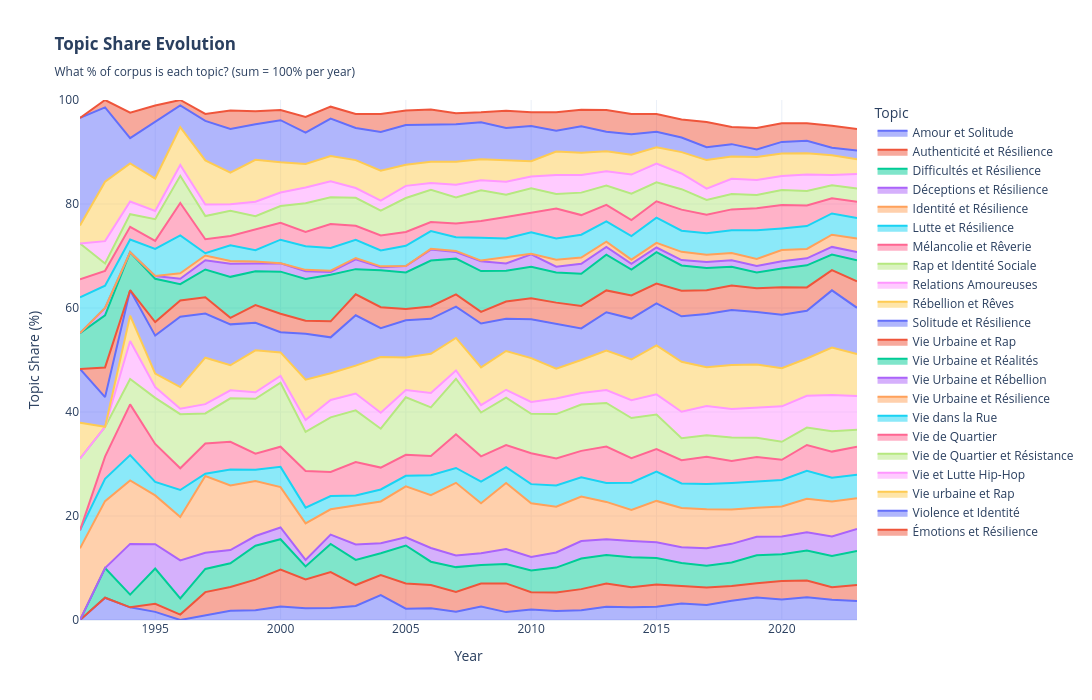

Notebook code for this chart:
### Code cell
# ============ VIZ 9: STACKED AREA - TOPIC SHARE % ============
# Get raw counts per (year, topic)
topic_year = temporal_df.groupby(['Year', 'Label'])['Count'].sum().reset_index()

# Pivot: rows = years, columns = topics
pivot = topic_year.pivot_table(
    index='Year',
    columns='Label',
    values='Count',
    fill_value=0
)

# Normalize: each row = 100%
share = pivot.div(pivot.sum(axis=1), axis=0) * 100

# Plot
fig9 = px.area(
    share.reset_index(),
    x='Year',
    y=share.columns[1:],  # All topics (skip Year)
    title="<b>Topic Share Evolution</b><br><sub>What % of corpus is each topic? (sum = 100% per year)</sub>",
    labels={'Year': 'Year', 'value': 'Share (%)', 'variable': 'Topic'},
)

fig9.update_layout(
    yaxis=dict(
        title="Topic Share (%)",
        tickformat=".0f",
        range=[0, 100]
    ),
    xaxis_title="Year",
    hovermode='x unified',
    height=700,
    width=1400,
    template="plotly_white",
    legend=dict(
        orientation="v",
        yanchor="top",
        y=1,
        xanchor="left",
        x=1.02
    )
)

fig9.write_html("songs_viz_09_stacked_area_share.html")
print("✓ Saved: viz_09_stacked_area_share.html")
fig9

### Figure 1 — Plotly figure (JSON) as saved in the notebook; plotly's stock layout.template omitted (floating-point values rounded to 4 significant figures)
{"data": [{"fillpattern": {"shape": ""}, "hovertemplate": "Topic=Amour et Solitude<br>Year=%{x}<br>Share (%)=%{y}<extra></extra>", "legendgroup": "Amour et Solitude", "line": {"color": "#636efa"}, "marker": {"symbol": "circle"}, "mode": "lines", "name": "Amour et Solitude", "orientation": "v", "showlegend": true, "stackgroup": "1", "type": "scatter", "x": [1992, 1993, 1994, 1995, 1996, 1997, 1998, 1999, 2000, 2001, 2002, 2003, 2004, 2005, 2006, 2007, 2008, 2009, 2010, 2011, 2012, 2013, 2014, 2015, 2016, 2017, 2018, 2019, 2020, 2021, 2022, 2023], "xaxis": "x", "y": [0.0, 4.286, 2.439, 1.562, 0.0, 0.8929, 1.777, 1.863, 2.589, 2.261, 2.308, 2.688, 4.789, 2.181, 2.243, 1.589, 2.613, 1.517, 2.019, 1.726, 1.889, 2.555, 2.462, 2.534, 3.19, 2.888, 3.686, 4.334, 3.922, 4.396, 3.904, 3.643], "yaxis": "y"}, {"fillpattern": {"shape": ""}, "hovertemplate": "Topic=Authenticité et Résilience<br>Year=%{x}<br>Share (%)=%{y}<extra></extra>", "legendgroup": "Authenticité et Résilience", "line": {"color": "#EF553B"}, "marker": {"symbol": "circle"}, "mode": "lines", "name": "Authenticité et Résilience", "orientation": "v", "showlegend": true, "stackgroup": "1", "type": "scatter", "x": [1992, 1993, 1994, 1995, 1996, 1997, 1998, 1999, 2000, 2001, 2002, 2003, 2004, 2005, 2006, 2007, 2008, 2009, 2010, 2011, 2012, 2013, 2014, 2015, 2016, 2017, 2018, 2019, 2020, 2021, 2022, 2023], "xaxis": "x", "y": [0.0, 0.0, 0.0, 1.562, 1.042, 4.464, 4.569, 5.901, 7.12, 5.528, 6.923, 4.032, 3.831, 4.829, 4.485, 3.814, 4.394, 5.517, 3.325, 3.542, 4.049, 4.471, 3.815, 4.269, 3.355, 3.364, 2.841, 2.748, 3.569, 3.187, 2.389, 3.1], "yaxis": "y"}, {"fillpattern": {"shape": ""}, "hovertemplate": "Topic=Difficultés et Résilience<br>Year=%{x}<br>Share (%)=%{y}<extra></extra>", "legendgroup": "Difficultés et Résilience", "line": {"color": "#00cc96"}, "marker": {"symbol": "circle"}, "mode": "lines", "name": "Difficultés et Résilience", "orientation": "v", "showlegend": true, "stackgroup": "1", "type": "scatter", "x": [1992, 1993, 1994, 1995, 1996, 1997, 1998, 1999, 2000, 2001, 2002, 2003, 2004, 2005, 2006, 2007, 2008, 2009, 2010, 2011, 2012, 2013, 2014, 2015, 2016, 2017, 2018, 2019, 2020, 2021, 2022, 2023], "xaxis": "x", "y": [0.0, 5.714, 2.439, 6.771, 3.125, 4.464, 4.569, 6.522, 5.825, 2.513, 5.385, 4.839, 4.215, 7.321, 4.485, 4.767, 3.563, 3.724, 4.157, 4.814, 5.87, 5.465, 5.785, 5.113, 4.432, 4.168, 4.532, 5.356, 5.159, 5.788, 6.017, 6.525], "yaxis": "y"}, {"fillpattern": {"shape": ""}, "hovertemplate": "Topic=Déceptions et Résilience<br>Year=%{x}<br>Share (%)=%{y}<extra></extra>", "legendgroup": "Déceptions et Résilience", "line": {"color": "#ab63fa"}, "marker": {"symbol": "circle"}, "mode": "lines", "name": "Déceptions et Résilience", "orientation": "v", "showlegend": true, "stackgroup": "1", "type": "scatter", "x": [1992, 1993, 1994, 1995, 1996, 1997, 1998, 1999, 2000, 2001, 2002, 2003, 2004, 2005, 2006, 2007, 2008, 2009, 2010, 2011, 2012, 2013, 2014, 2015, 2016, 2017, 2018, 2019, 2020, 2021, 2022, 2023], "xaxis": "x", "y": [0.0, 0.0, 9.756, 4.688, 7.292, 3.125, 2.538, 1.863, 2.265, 1.256, 1.795, 2.957, 1.916, 1.558, 2.639, 2.225, 2.257, 2.897, 2.613, 2.906, 3.374, 3.052, 3.138, 3.024, 3.024, 3.4, 3.585, 3.559, 3.428, 3.48, 3.767, 4.241], "yaxis": "y"}, {"fillpattern": {"shape": ""}, "hovertemplate": "Topic=Identité et Résilience<br>Year=%{x}<br>Share (%)=%{y}<extra></extra>", "legendgroup": "Identité et Résilience", "line": {"color": "#FFA15A"}, "marker": {"symbol": "circle"}, "mode": "lines", "name": "Identité et Résilience", "orientation": "v", "showlegend": true, "stackgroup": "1", "type": "scatter", "x": [1992, 1993, 1994, 1995, 1996, 1997, 1998, 1999, 2000, 2001, 2002, 2003, 2004, 2005, 2006, 2007, 2008, 2009, 2010, 2011, 2012, 2013, 2014, 2015, 2016, 2017, 2018, 2019, 2020, 2021, 2022, 2023], "xaxis": "x", "y": [13.79, 12.86, 12.2, 9.375, 8.333, 14.73, 12.44, 10.56, 7.767, 7.035, 4.872, 7.527, 8.046, 9.813, 10.16, 13.98, 9.62, 12.69, 10.33, 8.81, 8.57, 7.168, 5.969, 7.959, 7.539, 7.495, 6.595, 5.567, 5.76, 6.447, 6.706, 5.927], "yaxis": "y"}, {"fillpattern": {"shape": ""}, "hovertemplate": "Topic=Lutte et Résilience<br>Year=%{x}<br>Share (%)=%{y}<extra></extra>", "legendgroup": "Lutte et Résilience", "line": {"color": "#19d3f3"}, "marker": {"symbol": "circle"}, "mode": "lines", "name": "Lutte et Résilience", "orientation": "v", "showlegend": true, "stackgroup": "1", "type": "scatter", "x": [1992, 1993, 1994, 1995, 1996, 1997, 1998, 1999, 2000, 2001, 2002, 2003, 2004, 2005, 2006, 2007, 2008, 2009, 2010, 2011, 2012, 2013, 2014, 2015, 2016, 2017, 2018, 2019, 2020, 2021, 2022, 2023], "xaxis": "x", "y": [3.448, 4.286, 4.878, 2.604, 5.208, 0.4464, 3.046, 2.174, 3.883, 3.015, 2.564, 1.882, 2.299, 2.025, 3.826, 2.86, 4.157, 3.034, 3.682, 4.087, 3.711, 3.62, 5.231, 5.647, 4.722, 4.826, 5.107, 5.039, 5.088, 5.385, 4.593, 4.513], "yaxis": "y"}, {"fillpattern": {"shape": ""}, "hovertemplate": "Topic=Mélancolie et Rêverie<br>Year=%{x}<br>Share (%)=%{y}<extra></extra>", "legendgroup": "Mélancolie et Rêverie", "line": {"color": "#FF6692"}, "marker": {"symbol": "circle"}, "mode": "lines", "name": "Mélancolie et Rêverie", "orientation": "v", "showlegend": true, "stackgroup": "1", "type": "scatter", "x": [1992, 1993, 1994, 1995, 1996, 1997, 1998, 1999, 2000, 2001, 2002, 2003, 2004, 2005, 2006, 2007, 2008, 2009, 2010, 2011, 2012, 2013, 2014, 2015, 2016, 2017, 2018, 2019, 2020, 2021, 2022, 2023], "xaxis": "x", "y": [0.0, 4.286, 9.756, 7.292, 4.167, 5.804, 5.33, 3.106, 3.883, 7.035, 4.615, 6.452, 4.215, 4.05, 3.694, 6.462, 4.869, 4.276, 5.938, 5.177, 5.061, 7.026, 4.738, 4.313, 4.474, 5.229, 4.227, 4.757, 3.887, 4.982, 5.007, 5.383], "yaxis": "y"}, {"fillpattern": {"shape": ""}, "hovertemplate": "Topic=Rap et Identité Sociale<br>Year=%{x}<br>Share (%)=%{y}<extra></extra>", "legendgroup": "Rap et Identité Sociale", "line": {"color": "#B6E880"}, "marker": {"symbol": "circle"}, "mode": "lines", "name": "Rap et Identité Sociale", "orientation": "v", "showlegend": true, "stackgroup": "1", "type": "scatter", "x": [1992, 1993, 1994, 1995, 1996, 1997, 1998, 1999, 2000, 2001, 2002, 2003, 2004, 2005, 2006, 2007, 2008, 2009, 2010, 2011, 2012, 2013, 2014, 2015, 2016, 2017, 2018, 2019, 2020, 2021, 2022, 2023], "xaxis": "x", "y": [13.79, 5.714, 4.878, 8.854, 10.42, 5.804, 8.376, 10.56, 12.3, 7.538, 10.51, 9.946, 7.471, 11.06, 9.367, 10.7, 8.432, 9.103, 7.601, 8.538, 8.907, 8.375, 7.692, 6.67, 4.225, 4.168, 4.532, 3.7, 3.463, 3.333, 3.904, 3.263], "yaxis": "y"}, {"fillpattern": {"shape": ""}, "hovertemplate": "Topic=Relations Amoureuses<br>Year=%{x}<br>Share (%)=%{y}<extra></extra>", "legendgroup": "Relations Amoureuses", "line": {"color": "#FF97FF"}, "marker": {"symbol": "circle"}, "mode": "lines", "name": "Relations Amoureuses", "orientation": "v", "showlegend": true, "stackgroup": "1", "type": "scatter", "x": [1992, 1993, 1994, 1995, 1996, 1997, 1998, 1999, 2000, 2001, 2002, 2003, 2004, 2005, 2006, 2007, 2008, 2009, 2010, 2011, 2012, 2013, 2014, 2015, 2016, 2017, 2018, 2019, 2020, 2021, 2022, 2023], "xaxis": "x", "y": [0.0, 0.0, 7.317, 2.083, 1.042, 1.786, 1.523, 1.242, 1.294, 2.261, 3.333, 3.226, 3.065, 1.402, 2.77, 1.589, 1.425, 1.517, 2.257, 2.997, 2.227, 2.484, 3.446, 3.868, 5.095, 5.594, 5.479, 5.814, 6.82, 6.117, 6.982, 6.471], "yaxis": "y"}, {"fillpattern": {"shape": ""}, "hovertemplate": "Topic=Rébellion et Rêves<br>Year=%{x}<br>Share (%)=%{y}<extra></extra>", "legendgroup": "Rébellion et Rêves", "line": {"color": "#FECB52"}, "marker": {"symbol": "circle"}, "mode": "lines", "name": "Rébellion et Rêves", "orientation": "v", "showlegend": true, "stackgroup": "1", "type": "scatter", "x": [1992, 1993, 1994, 1995, 1996, 1997, 1998, 1999, 2000, 2001, 2002, 2003, 2004, 2005, 2006, 2007, 2008, 2009, 2010, 2011, 2012, 2013, 2014, 2015, 2016, 2017, 2018, 2019, 2020, 2021, 2022, 2023], "xaxis": "x", "y": [6.897, 0.0, 4.878, 2.604, 4.167, 8.929, 4.822, 8.075, 4.531, 7.789, 5.128, 5.376, 10.73, 6.231, 7.52, 6.25, 7.245, 7.448, 8.432, 5.722, 6.343, 7.594, 7.815, 9.426, 9.611, 7.495, 8.455, 8.28, 7.314, 7.179, 9.141, 8.102], "yaxis": "y"}, {"fillpattern": {"shape": ""}, "hovertemplate": "Topic=Solitude et Résilience<br>Year=%{x}<br>Share (%)=%{y}<extra></extra>", "legendgroup": "Solitude et Résilience", "line": {"color": "#636efa"}, "marker": {"symbol": "circle"}, "mode": "lines", "name": "Solitude et Résilience", "orientation": "v", "showlegend": true, "stackgroup": "1", "type": "scatter", "x": [1992, 1993, 1994, 1995, 1996, 1997, 1998, 1999, 2000, 2001, 2002, 2003, 2004, 2005, 2006, 2007, 2008, 2009, 2010, 2011, 2012, 2013, 2014, 2015, 2016, 2017, 2018, 2019, 2020, 2021, 2022, 2023], "xaxis": "x", "y": [10.34, 5.714, 4.878, 7.292, 13.54, 8.482, 7.868, 5.28, 3.883, 8.794, 6.923, 9.677, 5.556, 7.165, 6.728, 6.038, 8.432, 6.207, 7.482, 8.629, 6.073, 7.381, 7.877, 8.048, 8.741, 10.2, 10.59, 10.08, 10.28, 9.158, 10.98, 8.864], "yaxis": "y"}, {"fillpattern": {"shape": ""}, "hovertemplate": "Topic=Vie Urbaine et Rap<br>Year=%{x}<br>Share (%)=%{y}<extra></extra>", "legendgroup": "Vie Urbaine et Rap", "line": {"color": "#EF553B"}, "marker": {"symbol": "circle"}, "mode": "lines", "name": "Vie Urbaine et Rap", "orientation": "v", "showlegend": true, "stackgroup": "1", "type": "scatter", "x": [1992, 1993, 1994, 1995, 1996, 1997, 1998, 1999, 2000, 2001, 2002, 2003, 2004, 2005, 2006, 2007, 2008, 2009, 2010, 2011, 2012, 2013, 2014, 2015, 2016, 2017, 2018, 2019, 2020, 2021, 2022, 2023], "xaxis": "x", "y": [0.0, 5.714, 0.0, 2.604, 3.125, 3.125, 1.269, 3.416, 3.56, 2.513, 3.077, 4.032, 4.023, 2.181, 2.375, 2.331, 2.257, 3.31, 4.038, 4.087, 4.318, 4.187, 4.431, 3.824, 4.93, 4.607, 4.701, 4.545, 5.3, 4.505, 3.904, 5.111], "yaxis": "y"}, {"fillpattern": {"shape": ""}, "hovertemplate": "Topic=Vie Urbaine et Réalités<br>Year=%{x}<br>Share (%)=%{y}<extra></extra>", "legendgroup": "Vie Urbaine et Réalités", "line": {"color": "#00cc96"}, "marker": {"symbol": "circle"}, "mode": "lines", "name": "Vie Urbaine et Réalités", "orientation": "v", "showlegend": true, "stackgroup": "1", "type": "scatter", "x": [1992, 1993, 1994, 1995, 1996, 1997, 1998, 1999, 2000, 2001, 2002, 2003, 2004, 2005, 2006, 2007, 2008, 2009, 2010, 2011, 2012, 2013, 2014, 2015, 2016, 2017, 2018, 2019, 2020, 2021, 2022, 2023], "xaxis": "x", "y": [6.897, 10.0, 7.317, 8.333, 3.125, 5.357, 7.868, 6.522, 8.091, 8.04, 8.974, 4.839, 7.088, 7.009, 8.839, 6.886, 7.838, 5.931, 6.057, 5.813, 6.208, 6.884, 4.985, 6.047, 4.847, 4.241, 3.619, 3.066, 3.604, 4.249, 2.986, 4.024], "yaxis": "y"}, {"fillpattern": {"shape": ""}, "hovertemplate": "Topic=Vie Urbaine et Rébellion<br>Year=%{x}<br>Share (%)=%{y}<extra></extra>", "legendgroup": "Vie Urbaine et Rébellion", "line": {"color": "#ab63fa"}, "marker": {"symbol": "circle"}, "mode": "lines", "name": "Vie Urbaine et Rébellion", "orientation": "v", "showlegend": true, "stackgroup": "1", "type": "scatter", "x": [1992, 1993, 1994, 1995, 1996, 1997, 1998, 1999, 2000, 2001, 2002, 2003, 2004, 2005, 2006, 2007, 2008, 2009, 2010, 2011, 2012, 2013, 2014, 2015, 2016, 2017, 2018, 2019, 2020, 2021, 2022, 2023], "xaxis": "x", "y": [0.0, 1.429, 0.0, 0.5208, 1.042, 1.786, 2.538, 1.553, 1.618, 1.508, 0.5128, 1.882, 0.5747, 1.246, 2.111, 1.271, 1.9, 1.379, 2.375, 1.09, 1.889, 1.49, 1.108, 0.8893, 1.036, 1.17, 1.251, 1.233, 1.378, 1.355, 1.47, 1.577], "yaxis": "y"}, {"fillpattern": {"shape": ""}, "hovertemplate": "Topic=Vie Urbaine et Résilience<br>Year=%{x}<br>Share (%)=%{y}<extra></extra>", "legendgroup": "Vie Urbaine et Résilience", "line": {"color": "#FFA15A"}, "marker": {"symbol": "circle"}, "mode": "lines", "name": "Vie Urbaine et Résilience", "orientation": "v", "showlegend": true, "stackgroup": "1", "type": "scatter", "x": [1992, 1993, 1994, 1995, 1996, 1997, 1998, 1999, 2000, 2001, 2002, 2003, 2004, 2005, 2006, 2007, 2008, 2009, 2010, 2011, 2012, 2013, 2014, 2015, 2016, 2017, 2018, 2019, 2020, 2021, 2022, 2023], "xaxis": "x", "y": [0.0, 0.0, 0.0, 0.0, 1.042, 0.8929, 0.5076, 0.3106, 0.0, 0.2513, 0.2564, 0.2688, 0.1916, 0.0, 0.1319, 0.2119, 0.1188, 1.241, 0.1188, 1.362, 1.215, 0.9936, 0.8, 0.8893, 1.574, 1.389, 1.387, 1.374, 2.191, 1.795, 2.343, 2.61], "yaxis": "y"}, {"fillpattern": {"shape": ""}, "hovertemplate": "Topic=Vie dans la Rue<br>Year=%{x}<br>Share (%)=%{y}<extra></extra>", "legendgroup": "Vie dans la Rue", "line": {"color": "#19d3f3"}, "marker": {"symbol": "circle"}, "mode": "lines", "name": "Vie dans la Rue", "orientation": "v", "showlegend": true, "stackgroup": "1", "type": "scatter", "x": [1992, 1993, 1994, 1995, 1996, 1997, 1998, 1999, 2000, 2001, 2002, 2003, 2004, 2005, 2006, 2007, 2008, 2009, 2010, 2011, 2012, 2013, 2014, 2015, 2016, 2017, 2018, 2019, 2020, 2021, 2022, 2023], "xaxis": "x", "y": [6.897, 4.286, 2.439, 5.208, 7.292, 0.4464, 3.046, 2.174, 4.531, 4.523, 4.359, 3.495, 3.065, 3.894, 3.43, 2.648, 4.394, 3.586, 4.157, 4.087, 4.386, 3.903, 4.554, 4.847, 4.06, 4.132, 4.363, 5.497, 4.134, 4.396, 4.088, 3.97], "yaxis": "y"}, {"fillpattern": {"shape": ""}, "hovertemplate": "Topic=Vie de Quartier<br>Year=%{x}<br>Share (%)=%{y}<extra></extra>", "legendgroup": "Vie de Quartier", "line": {"color": "#FF6692"}, "marker": {"symbol": "circle"}, "mode": "lines", "name": "Vie de Quartier", "orientation": "v", "showlegend": true, "stackgroup": "1", "type": "scatter", "x": [1992, 1993, 1994, 1995, 1996, 1997, 1998, 1999, 2000, 2001, 2002, 2003, 2004, 2005, 2006, 2007, 2008, 2009, 2010, 2011, 2012, 2013, 2014, 2015, 2016, 2017, 2018, 2019, 2020, 2021, 2022, 2023], "xaxis": "x", "y": [3.448, 2.857, 2.439, 1.562, 6.25, 2.679, 1.777, 4.037, 3.236, 2.764, 4.615, 2.688, 2.874, 2.648, 1.715, 2.648, 3.207, 4.138, 3.682, 5.722, 3.779, 3.194, 3.077, 3.157, 4.06, 3.583, 4.024, 4.228, 4.523, 3.956, 2.94, 3.1], "yaxis": "y"}, {"fillpattern": {"shape": ""}, "hovertemplate": "Topic=Vie de Quartier et Résistance<br>Year=%{x}<br>Share (%)=%{y}<extra></extra>", "legendgroup": "Vie de Quartier et Résistance", "line": {"color": "#B6E880"}, "marker": {"symbol": "circle"}, "mode": "lines", "name": "Vie de Quartier et Résistance", "orientation": "v", "showlegend": true, "stackgroup": "1", "type": "scatter", "x": [1992, 1993, 1994, 1995, 1996, 1997, 1998, 1999, 2000, 2001, 2002, 2003, 2004, 2005, 2006, 2007, 2008, 2009, 2010, 2011, 2012, 2013, 2014, 2015, 2016, 2017, 2018, 2019, 2020, 2021, 2022, 2023], "xaxis": "x", "y": [6.897, 1.429, 2.439, 4.167, 5.208, 4.464, 4.822, 2.484, 3.236, 5.528, 5.128, 5.376, 4.789, 6.542, 6.201, 4.979, 5.938, 4.276, 4.751, 2.816, 4.318, 3.691, 5.046, 3.646, 3.935, 2.815, 2.976, 2.537, 2.862, 2.784, 2.48, 2.556], "yaxis": "y"}, {"fillpattern": {"shape": ""}, "hovertemplate": "Topic=Vie et Lutte Hip-Hop<br>Year=%{x}<br>Share (%)=%{y}<extra></extra>", "legendgroup": "Vie et Lutte Hip-Hop", "line": {"color": "#FF97FF"}, "marker": {"symbol": "circle"}, "mode": "lines", "name": "Vie et Lutte Hip-Hop", "orientation": "v", "showlegend": true, "stackgroup": "1", "type": "scatter", "x": [1992, 1993, 1994, 1995, 1996, 1997, 1998, 1999, 2000, 2001, 2002, 2003, 2004, 2005, 2006, 2007, 2008, 2009, 2010, 2011, 2012, 2013, 2014, 2015, 2016, 2017, 2018, 2019, 2020, 2021, 2022, 2023], "xaxis": "x", "y": [0.0, 4.286, 2.439, 1.562, 2.083, 2.232, 1.269, 2.795, 2.589, 3.015, 3.077, 1.882, 1.916, 2.336, 1.319, 2.436, 1.9, 2.483, 2.257, 3.633, 3.374, 2.768, 3.692, 3.602, 3.024, 2.194, 2.908, 2.889, 2.721, 3.187, 1.975, 2.773], "yaxis": "y"}, {"fillpattern": {"shape": ""}, "hovertemplate": "Topic=Vie urbaine et Rap<br>Year=%{x}<br>Share (%)=%{y}<extra></extra>", "legendgroup": "Vie urbaine et Rap", "line": {"color": "#FECB52"}, "marker": {"symbol": "circle"}, "mode": "lines", "name": "Vie urbaine et Rap", "orientation": "v", "showlegend": true, "stackgroup": "1", "type": "scatter", "x": [1992, 1993, 1994, 1995, 1996, 1997, 1998, 1999, 2000, 2001, 2002, 2003, 2004, 2005, 2006, 2007, 2008, 2009, 2010, 2011, 2012, 2013, 2014, 2015, 2016, 2017, 2018, 2019, 2020, 2021, 2022, 2023], "xaxis": "x", "y": [3.448, 11.43, 7.317, 6.25, 7.292, 8.482, 6.091, 8.075, 5.825, 4.523, 4.872, 5.376, 5.747, 4.05, 4.09, 4.449, 4.038, 4.138, 2.969, 4.541, 4.318, 3.833, 3.815, 3.157, 4.101, 5.484, 4.261, 4.44, 4.311, 4.103, 3.813, 2.828], "yaxis": "y"}, {"fillpattern": {"shape": ""}, "hovertemplate": "Topic=Violence et Identité<br>Year=%{x}<br>Share (%)=%{y}<extra></extra>", "legendgroup": "Violence et Identité", "line": {"color": "#636efa"}, "marker": {"symbol": "circle"}, "mode": "lines", "name": "Violence et Identité", "orientation": "v", "showlegend": true, "stackgroup": "1", "type": "scatter", "x": [1992, 1993, 1994, 1995, 1996, 1997, 1998, 1999, 2000, 2001, 2002, 2003, 2004, 2005, 2006, 2007, 2008, 2009, 2010, 2011, 2012, 2013, 2014, 2015, 2016, 2017, 2018, 2019, 2020, 2021, 2022, 2023], "xaxis": "x", "y": [20.69, 14.29, 4.878, 10.94, 4.167, 7.589, 8.376, 6.832, 8.091, 6.03, 7.179, 6.183, 7.471, 7.632, 7.124, 7.203, 7.126, 6.207, 6.77, 3.996, 5.061, 3.762, 3.938, 2.979, 2.817, 2.486, 2.401, 1.445, 2.226, 2.381, 1.424, 1.686], "yaxis": "y"}, {"fillpattern": {"shape": ""}, "hovertemplate": "Topic=Émotions et Résilience<br>Year=%{x}<br>Share (%)=%{y}<extra></extra>", "legendgroup": "Émotions et Résilience", "line": {"color": "#EF553B"}, "marker": {"symbol": "circle"}, "mode": "lines", "name": "Émotions et Résilience", "orientation": "v", "showlegend": true, "stackgroup": "1", "type": "scatter", "x": [1992, 1993, 1994, 1995, 1996, 1997, 1998, 1999, 2000, 2001, 2002, 2003, 2004, 2005, 2006, 2007, 2008, 2009, 2010, 2011, 2012, 2013, 2014, 2015, 2016, 2017, 2018, 2019, 2020, 2021, 2022, 2023], "xaxis": "x", "y": [0.0, 1.429, 4.878, 3.125, 1.042, 1.339, 3.553, 2.484, 1.942, 3.015, 2.308, 2.688, 3.448, 2.804, 2.902, 2.119, 1.9, 3.31, 2.613, 3.542, 3.171, 4.187, 3.877, 3.379, 3.438, 4.826, 3.314, 4.123, 3.569, 3.37, 4.226, 4.133], "yaxis": "y"}], "layout": {"height": 700, "hovermode": "x unified", "legend": {"orientation": "v", "title": {"text": "Topic"}, "tracegroupgap": 0, "x": 1.02, "xanchor": "left", "y": 1, "yanchor": "top"}, "title": {"text": "<b>Topic Share Evolution</b><br><sub>What % of corpus is each topic? (sum = 100% per year)</sub>"}, "width": 1400, "xaxis": {"anchor": "y", "domain": [0, 1], "title": {"text": "Year"}}, "yaxis": {"anchor": "x", "domain": [0, 1], "range": [0, 100], "tickformat": ".0f", "title": {"text": "Topic Share (%)"}}}}
